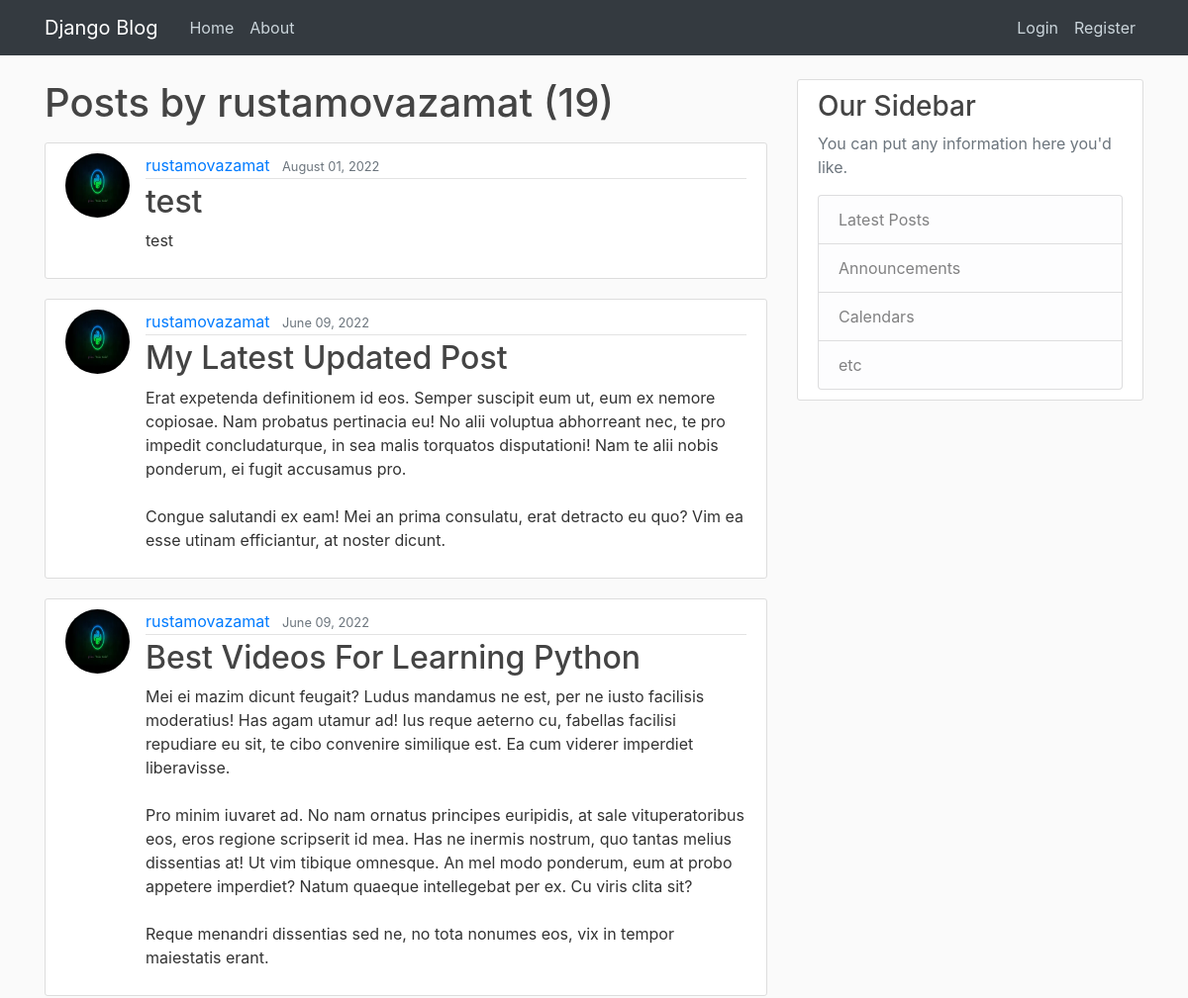
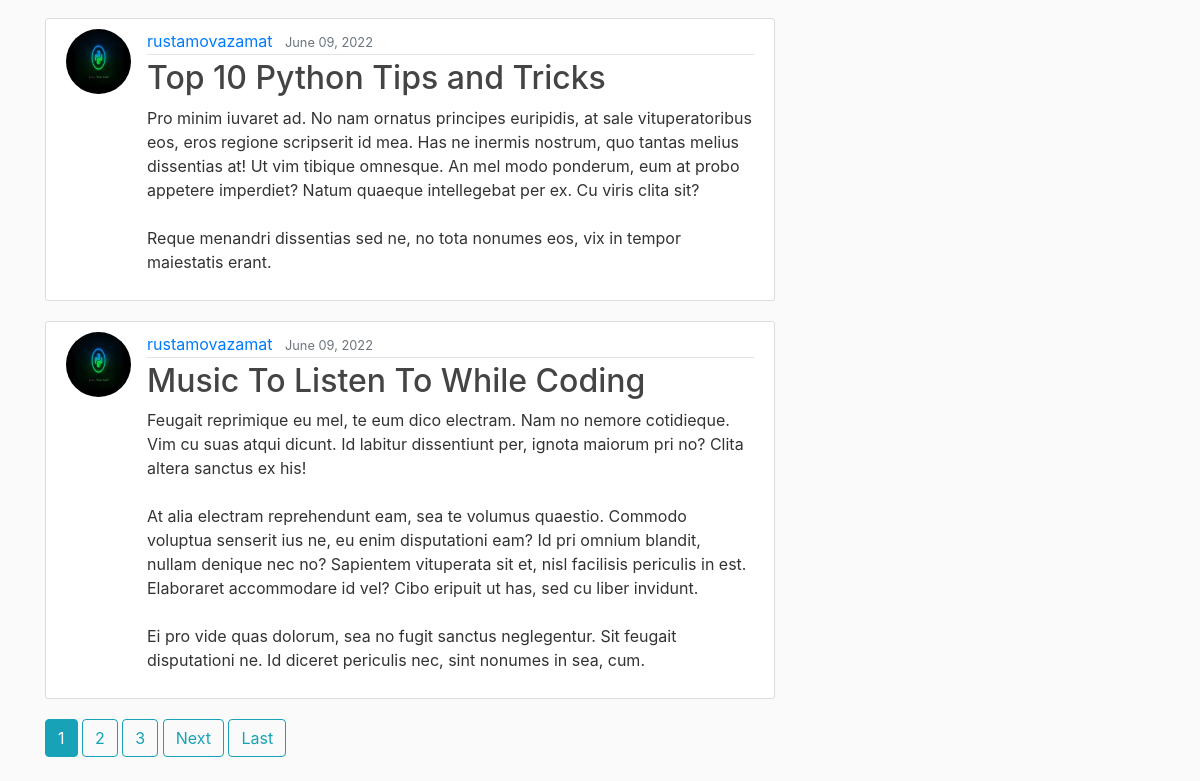
The app's page /user/rustamovazamat/, older data (2 pictures, top to bottom).
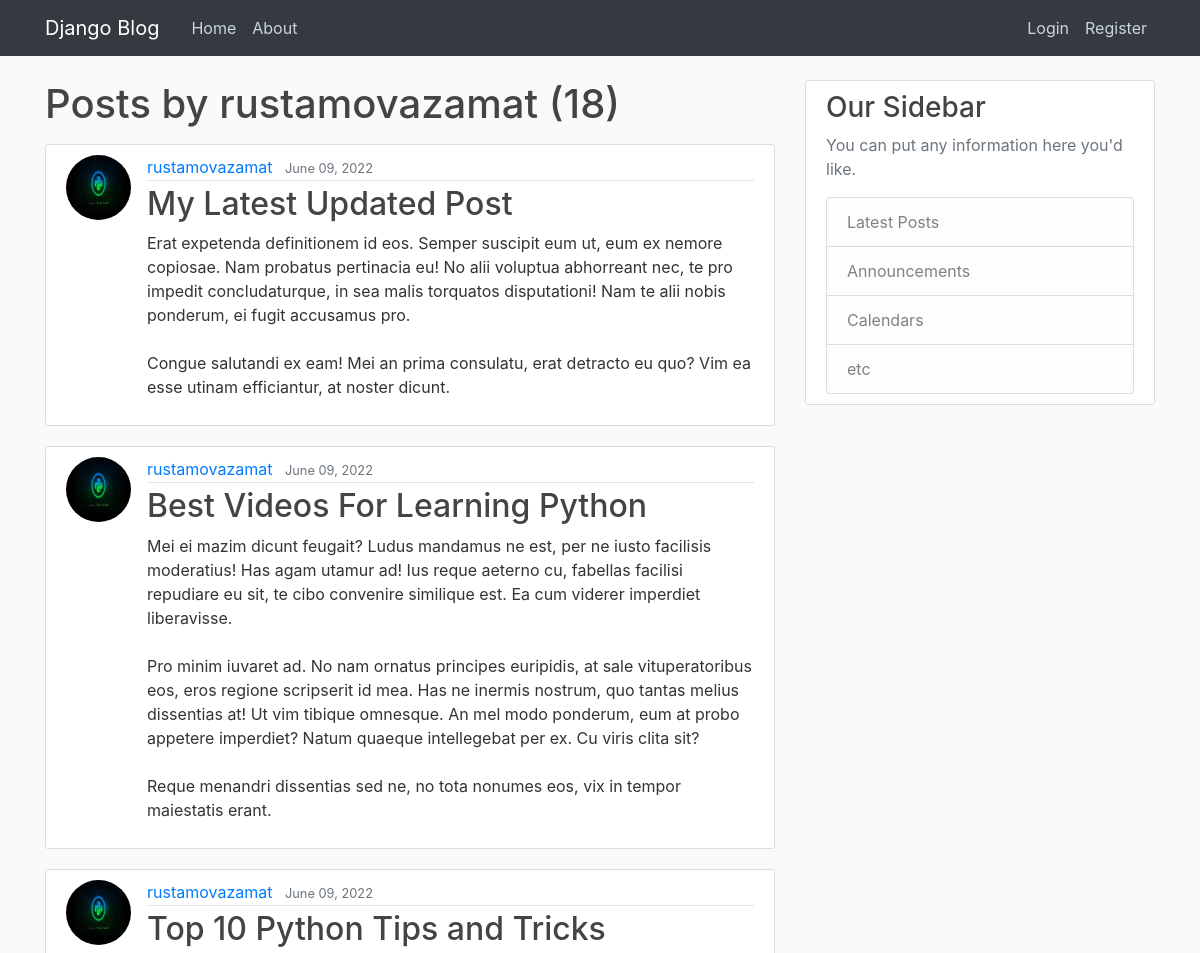
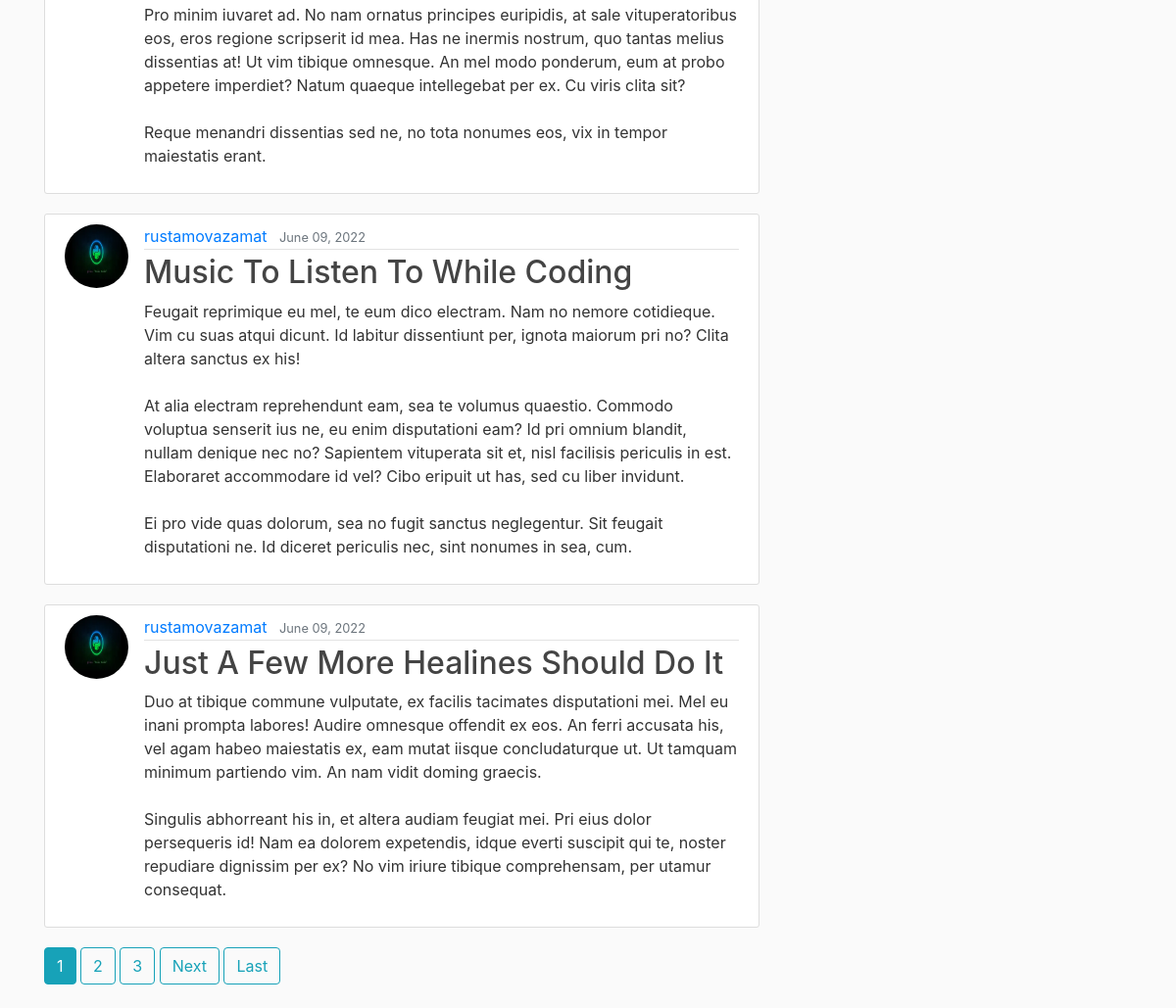
The same page, newer data (2 pictures, top to bottom).
### blog/models.py (models this page shows, shortened)
class Post(models.Model):
    title = models.CharField(max_length=100, verbose_name="Titles")
    content = models.TextField(verbose_name="Contents")
    date_posted = models.DateTimeField(default=timezone.now)
    author = models.ForeignKey(User, on_delete=models.CASCADE, verbose_name="Authors")

### users/models.py (models this page shows, shortened)
class Profile(models.Model):
    user = models.OneToOneField(User, on_delete=models.CASCADE, verbose_name="Users")
    image = models.ImageField(default="default.jpg", upload_to="profile_pics")

### blog/views.py (the view)
# urls.py: path("user/<str:username>/", UserPostListView.as_view(), name="user-posts"),
class UserPostListView(ListView):
    model = Post
    template_name = "blog/user_posts.html"  # template_name
    context_object_name = "posts"  # {"posts": 'posts}
    ordering = ['-date_posted']  # for last added or updated blog posts
    paginate_by = 5
    def get_queryset(self):
        user = get_object_or_404(User, username=self.kwargs.get('username'))
        return Post.objects.filter(author=user).order_by("-date_posted")

### blog/templates/blog/user_posts.html
{% extends 'base.html' %}
{% block content %}
<body>
<h1 class="mb-3">Posts by {{ view.kwargs.username }} ({{ page_obj.paginator.count }})</h1>
{% for post in posts %}
<article class="media content-section">
    <img class="rounded-circle article-img" src="{{ post.author.profile.image.url }}">
    <div class="media-body">
        <div class="article-metadata">
            <a class="mr-2" href="{% url 'user-posts' post.author.username %}">{{ post.author }}</a>
            <small class="text-muted">{{ post.date_posted|date:"F d, Y" }}</small>
        </div>
        <h2><a class="article-title" href="{% url 'post-detail' post.id %}">{{ post.title }}</a></h2>
        <p class="article-content">{{ post.content }}</p>
    </div>
</article>
{% endfor %}
{% include 'components/_pagination.html' %}
</body>
{% endblock content %}

Row changes from the older to the newer data that the page shows:
removed Post: author.profile.image (picture), author "rustamovazamat", date_posted "August 01, 2022", title "test", content "test"
now on this page (row unchanged): Post: author.profile.image (picture), author "rustamovazamat", date_posted "June 09, 2022", title "Just A Few More Healines Should Do It", content "Duo at tibique commune vulputate, ex facilis tacimates disputationi mei. Mel eu inani prompta labores! Audire omnesque offendit ex eos. An ferri accusata his, vel agam habeo maiestatis ex, eam mutat iisque concludaturque ut. Ut tamquam minimum partiendo vim. An nam vidit doming graecis. Singulis abhorreant his in, et altera audiam feugiat mei. Pri eius dolor persequeris id! Nam ea dolorem expetendis, idque everti suscipit qui te, noster repudiare dignissim per ex? No vim iriure tibique comprehensam, per utamur consequat."
Text that changed along with them:
{{ page_obj.paginator.count }}: "19" → "18"
